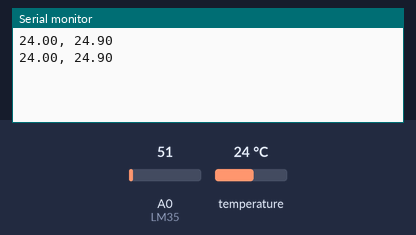
Recording of a sketch running on a simulated Arduino Uno, built with avr-gcc and run on an emulated ATmega328P. Parts: the last lines printed to the serial monitor. Inputs (shaded band) come from the test bench; at power-on: temperature 24 °C, A0 (LM35) = 51.

Above: at 12.3 s.
12.4 s: temperature set to 12 °C
21.0 s: A0 (LM35) set to 61
At 22.6 s:
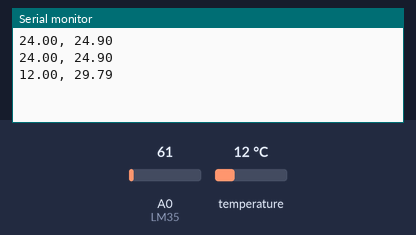
29.6 s: temperature set to 19 °C
At 34.4 s:
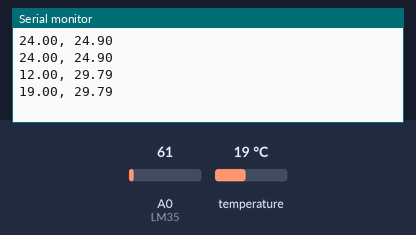
38.2 s: A0 (LM35) set to 71
At 44.9 s:
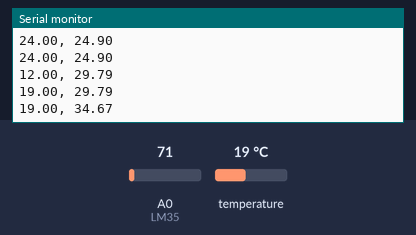
Timing chart, 0 to 46.4 s (numbered marks = the images above; inputs shaded):
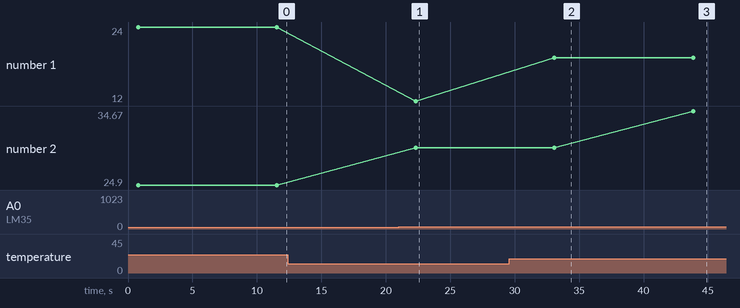

Measured:
- after the input at 21.0 s, the serial monitor: prints a new line after 1.3 s (image 1)
- after the input at 29.6 s, the serial monitor: prints a new line after 3.5 s (image 2)
- after the input at 38.2 s, the serial monitor: prints a new line after 5.6 s (image 3)
- plotted number 1: 12 → 19 after the input at 29.6 s
- plotted number 2: 24.9 → 29.79 after the input at 21.0 s, 29.79 → 34.67 after the input at 38.2 s

The sketch:

arduino-temperature-collection.ino
```cpp
#define LM35 A0
#define Dallas A5
#include <OneWire.h>
#include <DallasTemperature.h>
OneWire oneWire(A5);
DallasTemperature sensors(&oneWire);

void setup()
{
Serial.begin(9600); sensors.begin();
}

void loop()
{
sensors.requestTemperatures();
float temp = ((analogRead(LM35) * 5.0) / 1024.0) * 100;

Serial.print(sensors.getTempCByIndex(0));
Serial.print(", ");
Serial.println(temp);
delay(10000);
}
```
